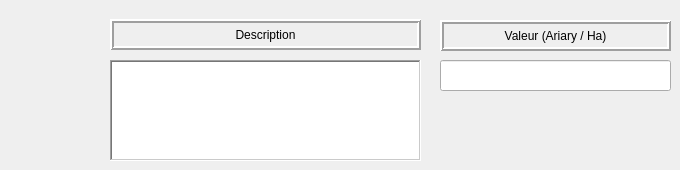
             <widget class="QWidget" name="page_17">
              <widget class="QLineEdit" name="lineEdit_100">
               <property name="geometry">
                <rect>
                 <x>440</x>
                 <y>60</y>
                 <width>231</width>
                 <height>31</height>
                </rect>
               </property>
               <property name="alignment">
                <set>Qt::AlignRight|Qt::AlignTrailing|Qt::AlignVCenter</set>
               </property>
              </widget>
              <widget class="QLabel" name="label_121">
               <property name="geometry">
                <rect>
                 <x>440</x>
                 <y>20</y>
                 <width>231</width>
                 <height>31</height>
                </rect>
               </property>
               <property name="frameShape">
                <enum>QFrame::Box</enum>
               </property>
               <property name="frameShadow">
                <enum>QFrame::Raised</enum>
               </property>
               <property name="lineWidth">
                <number>2</number>
               </property>
               <property name="text">
                <string>Valeur (Ariary / Ha)</string>
               </property>
               <property name="alignment">
                <set>Qt::AlignCenter</set>
               </property>
               <property name="wordWrap">
                <bool>false</bool>
               </property>
               <property name="margin">
                <number>0</number>
               </property>
              </widget>
              <widget class="QTextEdit" name="textEdit_21">
               <property name="geometry">
                <rect>
                 <x>110</x>
                 <y>60</y>
                 <width>311</width>
                 <height>101</height>
                </rect>
               </property>
               <property name="frameShape">
                <enum>QFrame::WinPanel</enum>
               </property>
               <property name="frameShadow">
                <enum>QFrame::Sunken</enum>
               </property>
               <property name="html">
                <string>&lt;!DOCTYPE HTML PUBLIC &quot;-//W3C//DTD HTML 4.0//EN&quot; &quot;http://www.w3.org/TR/REC-html40/strict.dtd&quot;&gt;
&lt;html&gt;&lt;head&gt;&lt;meta name=&quot;qrichtext&quot; content=&quot;1&quot; /&gt;&lt;style type=&quot;text/css&quot;&gt;
p, li { white-space: pre-wrap; }
&lt;/style&gt;&lt;/head&gt;&lt;body style=&quot; font-family:'Cantarell'; font-size:11pt; font-weight:400; font-style:normal;&quot;&gt;
&lt;p style=&quot;-qt-paragraph-type:empty; margin-top:0px; margin-bottom:0px; margin-left:0px; margin-right:0px; -qt-block-indent:0; text-indent:0px; font-family:'MS Shell Dlg 2'; font-size:8.25pt;&quot;&gt;&lt;br /&gt;&lt;/p&gt;&lt;/body&gt;&lt;/html&gt;</string>
               </property>
              </widget>
              <widget class="QLabel" name="label_122">
               <property name="geometry">
                <rect>
                 <x>110</x>
                 <y>19</y>
                 <width>311</width>
                 <height>31</height>
                </rect>
               </property>
               <property name="autoFillBackground">
                <bool>false</bool>
               </property>
               <property name="frameShape">
                <enum>QFrame::Box</enum>
               </property>
               <property name="frameShadow">
                <enum>QFrame::Raised</enum>
               </property>
               <property name="lineWidth">
                <number>2</number>
               </property>
               <property name="midLineWidth">
                <number>0</number>
               </property>
               <property name="text">
                <string>Description</string>
               </property>
               <property name="alignment">
                <set>Qt::AlignCenter</set>
               </property>
              </widget>
             </widget>
